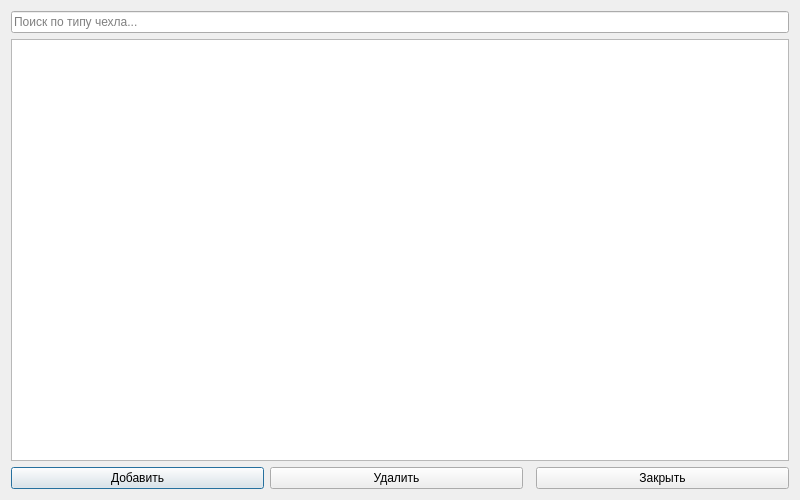
<?xml version="1.0" encoding="UTF-8"?>
<ui version="4.0">
    <class>CasesForm</class>
    <widget class="QDialog" name="CasesForm">
        <property name="geometry">
            <rect>
                <x>0</x>
                <y>0</y>
                <width>800</width>
                <height>500</height>
            </rect>
        </property>
        <property name="windowTitle">
            <string>Form</string>
        </property>
        <layout class="QVBoxLayout" name="verticalLayout">
            <item>
                <widget class="QLineEdit" name="lineEditSearch">
                    <property name="placeholderText">
                        <string>Поиск по типу чехла...</string>
                    </property>
                    <property name="clearButtonEnabled">
                        <bool>true</bool>
                    </property>
                </widget>
            </item>
            <item>
                <widget class="QTableView" name="tableView">
                    <property name="alternatingRowColors">
                        <bool>true</bool>
                    </property>
                </widget>
            </item>
            <item>
                <layout class="QHBoxLayout" name="horizontalLayout">
                    <item>
                        <widget class="QPushButton" name="btnAdd">
                            <property name="text">
                                <string>Добавить</string>
                            </property>
                        </widget>
                    </item>
                    <item>
                        <widget class="QPushButton" name="btnDelete">
                            <property name="text">
                                <string>Удалить</string>
                            </property>
                        </widget>
                    </item>
                    <item>
                        <spacer name="horizontalSpacer">
                            <property name="orientation">
                                <enum>Qt::Horizontal</enum>
                            </property>
                        </spacer>
                    </item>
                    <item>
                        <widget class="QPushButton" name="btnClose">
                            <property name="text">
                                <string>Закрыть</string>
                            </property>
                        </widget>
                    </item>
                </layout>
            </item>
        </layout>
    </widget>
    <resources/>
    <connections/>
</ui>
